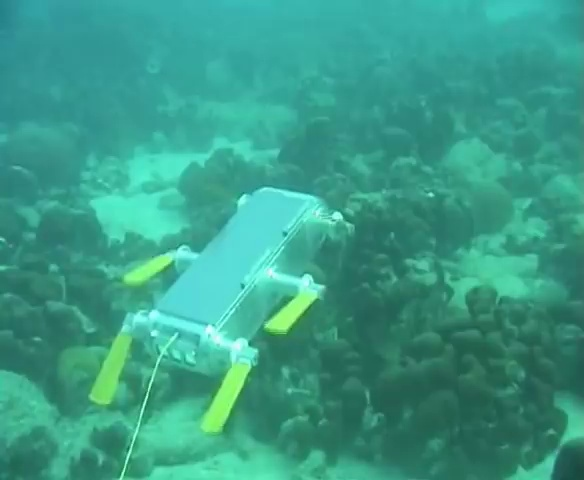
#> input picture images/d_r_160_.jpg, 584 x 480 px; the run also reads 1 picture not shown here
$ jupyter execute supporting.ipynb
#> lines starting #> are read from the running program, lines starting #| are printed output that depends on the picture
#> further down, image is the input picture: shape (480, 584, 3); mean B, G, R 135.4, 156.3, 56.8
#> `image=cv2.cvtColor(image,cv2.COLOR_BGR2HSV)`: image: shape (480, 584, 3); mean H, S, V 83.6, 163.2, 156.3
[cell 1]
import numpy as np
from matplotlib import pyplot as plt
import pandas as pd
import cv2

[cell 2]
def clahe(image, clip_limit, tile_size):
  # Convert the image to float32 and normalize it to [0, 1]
#> called with clip_limit = 5, tile_size = 584
  image = image.astype(np.float32) / 255.0
#> image: shape (480, 584) float32

  # Get the shape and size of the image
  height, width = image.shape
#> height = 480; width = 584
  image_size = height * width
#> image_size = 280320

  # Compute the number of tiles in each dimension
  num_tiles_x = int(np.ceil(width / tile_size))
#> num_tiles_x = 1
  num_tiles_y = int(np.ceil(height / tile_size))
#> num_tiles_y = 1

  # Pad the image if necessary to make it divisible by the tile size
  pad_x = (num_tiles_x * tile_size) - width
#> pad_x = 0
  pad_y = (num_tiles_y * tile_size) - height
#> pad_y = 104
  image = np.pad(image, ((0, pad_y), (0, pad_x)), mode="reflect")
#> image: shape (584, 584) float32

  # Create an empty array for the output image
  output = np.zeros_like(image)

  # Loop over the tiles
  for i in range(num_tiles_x):
    for j in range(num_tiles_y):
      # Get the coordinates of the current tile
      x1 = i * tile_size
      x2 = (i + 1) * tile_size
      y1 = j * tile_size
      y2 = (j + 1) * tile_size

      # Get the tile data
      tile = image[y1:y2, x1:x2]

      # Compute the histogram and the cumulative distribution function of the tile
      hist, bins = np.histogram(tile.flatten(), bins=256, range=(0, 1))
      cdf = hist.cumsum()
      cdf = cdf / cdf[-1] # Normalize the cdf to [0, 1]

      # Apply the clip limit to the histogram
      clip_value = clip_limit * hist.max()
      excess = hist - clip_value
      excess = excess[excess > 0].sum()

      # Redistribute the excess pixels uniformly
      hist = np.clip(hist, 0, clip_value)
      step = excess / 256
      hist = hist + step

      # Recompute the cdf after clipping
      cdf = hist.cumsum()
      cdf = cdf / cdf[-1]

      # Interpolate the cdf values for the tile pixels
      tile = np.interp(tile.flatten(), bins[:-1], cdf)

      # Reshape the tile and store it in the output image
      tile = tile.reshape((tile_size, tile_size))
      output[y1:y2, x1:x2] = tile
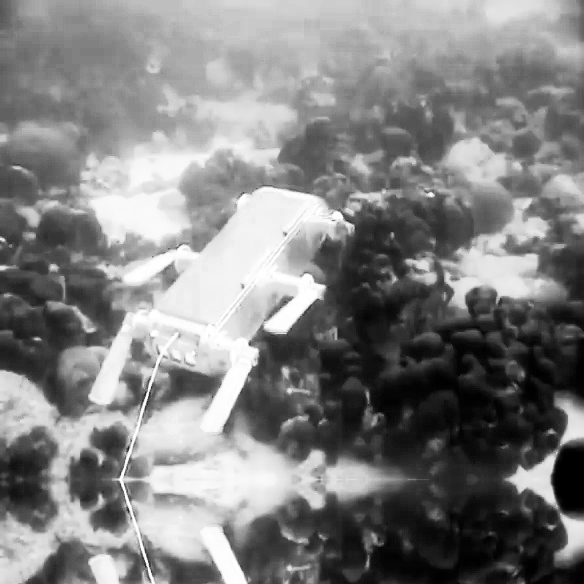
#> output: shape (584, 584) float32; min 2.36e-05, max 1, mean 0.509

  # Crop the output image to the original size
  output = output[:height, :width]
#> output: shape (480, 584) float32

  # Convert the output image to uint8 and scale it to [0, 255]
  output = (output * 255).astype(np.uint8)

  # Return the output image
  return output

[cell 3]
# [11 lines left out: function clip_histogram, not called in this run]

[cell 4]
# [7 lines left out: function compute_cumulative_histogram, not called in this run]

[cell 5]
# [30 lines left out: function adaptive_histogram_equalization, not called in this run]

[cell 6]
# Example usage:
# Load an image
image =cv2.imread('../images/d_r_160_.jpg')
image=cv2.cvtColor(image,cv2.COLOR_BGR2HSV)
h,s,v=cv2.split(image)

# Apply adaptive histogram equalization
result_image = clahe(v,clip_limit=5,tile_size=v.shape[1])
corrected_image=cv2.merge([h,s,result_image])
#> corrected_image: shape (480, 584, 3); mean H, S, V 83.6, 163.2, 134.7

# Display the original and equalized images
# cv2.imshow('Original Image', image)
plt.imshow(cv2.cvtColor(image,cv2.COLOR_HSV2RGB))
plt.show()
# cv2.imshow('Equalized Image', result_image)
plt.imshow(cv2.cvtColor(corrected_image,cv2.COLOR_HSV2RGB))
plt.show()
# cv2.waitKey(0)
# cv2.destroyAllWindows()

[cell 7]
image=cv2.imread('../images/d_r_160_.jpg')
img=cv2.cvtColor(image,cv2.COLOR_BGR2HSV)
h,s,v=cv2.split(img)
mask=cv2.createCLAHE(5,[10,10])
v=mask.apply(v)
img=cv2.merge([h,s,v])
#> img: shape (480, 584, 3); mean H, S, V 83.6, 163.2, 134.3
img=cv2.cvtColor(img,cv2.COLOR_HSV2BGR)
cv2.imshow('image',img)
cv2.waitKey(0)
cv2.destroyAllWindows()

[cell 8]
arr=np.random.randint(0,255,size=5000)

[cell 9]
hist,bins=np.histogram(arr,bins=255)

[cell 10]
plt.bar(np.arange(255),hist)
plt.show()
#> figure, not shown here; tallest bar 34 high, from x = 110.6 to 111.4

[cell 11]
pdf=hist/hist.sum()

[cell 12]
cdf=pdf.cumsum()

[cell 13]
adjusted=cdf*255

[cell 14]
adjusted=np.round(adjusted)
print(adjusted)

[cell 15]
arr_adjusted=np.interp(arr,bins[:-1],adjusted)

[cell 16]
hist2,bins2=np.histogram(arr_adjusted.astype(np.uint8))

[cell 17]
plt.bar(range(len(hist2)),hist2)
plt.show()
#> figure, not shown here; tallest bar 533 high, from x = 6.6 to 7.4

[cell 18]
tan_arr=np.tan(arr)

[cell 19]
tan_hist,tan_bins=np.histogram(tan_arr,bins=255)

[cell 20]
plt.bar(tan_bins[:-1],tan_hist)
plt.show()
#> figure, not shown here; tallest bar 1431 high, from x = -1.13 to -0.328

[cell 21]
import numpy as np
import matplotlib.pyplot as plt
from skimage import exposure,io,color

# Sample input image
I = io.imread("../images/test1.jpg")
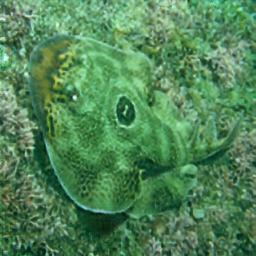
#> input picture images/test1.jpg, 256 x 256 px
#> I is the input picture: shape (256, 256, 3); mean R, G, B 80.5, 133.3, 87.5
img=color.rgb2hsv(I)
#> img: shape (256, 256, 3) float64; mean of channels 0, 1, 2 0.354, 0.435, 0.523
h,s,v=img[:,:,0],img[:,:,1],img[:,:,2]
#> h: shape (256, 256) float64
#> s: shape (256, 256) float64
#> v: shape (256, 256) float64

# 1. Apply arctangent
I_atan = np.arctan(v)
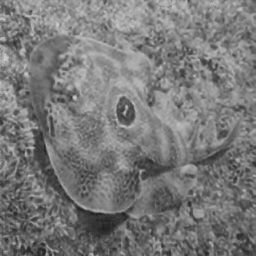
#> I_atan: shape (256, 256) float64; min 0.121, max 0.785, mean 0.475

# 2. Calculate weighted histogram
hist, bins = np.histogram(I_atan.flatten(), bins=256, density=True)
#> hist = 256 values, max 4.07 at index 128, min 0 at index 3, mean 1.51; bins = 257 values from 0.121 to 0.785
cdf = hist.cumsum() # cdf
#> cdf = 256 values from 0.00588 to 385.3
cdf /= cdf[-1] # normalize cdf
#> cdf = 256 values from 1.53e-05 to 1

# 3. Define desired CDF for mapping
t = np.linspace(15,230,230-15)
st = np.arctan(t-15)
cdf_desired = st.cumsum()/st.sum()

# 4. Use histogram equalization to match CDFs
I_enhanced = exposure.equalize_hist(I_atan, cdf_desired)
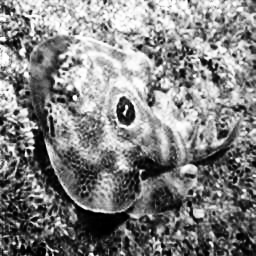
#> I_enhanced: shape (256, 256) float64; min 1.93e-05, max 1, mean 0.506

# Display results
fig, (ax1, ax2) = plt.subplots(1, 2)
ax1.imshow(I, cmap='gray')
ax2.imshow(I_enhanced, cmap='gray')
ax1.set_title('Input Image')
ax2.set_title('Enhanced Image')
plt.show()
enhanced_image=np.zeros(shape=I.shape)
enhanced_image[:,:,0],enhanced_image[:,:,1],enhanced_image[:,:,2]=h,s,I_enhanced
enhanced_image=color.hsv2rgb(enhanced_image)
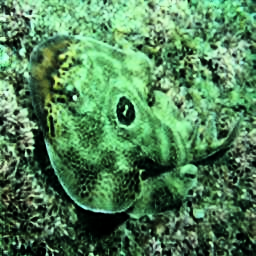
#> enhanced_image: shape (256, 256, 3) float64; mean R, G, B 0.317, 0.506, 0.339
plt.imshow(enhanced_image)
plt.show()

[cell 22]
from skimage import filters,io

[cell 23]
img=io.imread('../images/test1.jpg')

[cell 24]
plt.imshow(img)
plt.show()

[cell 25]
sobel=filters.sobel(img)
plt.imshow(sobel)

[cell 26]
img.shape,sobel.shape
#> Out = ((256, 256, 3), (256, 256, 3))

[cell 27]
R=img[:,:,0]
s_r=filters.sobel(R)
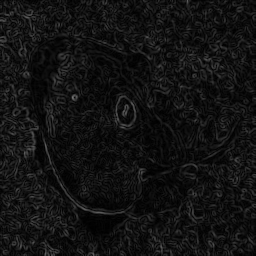
#> s_r: shape (256, 256) float64; min 0, max 0.453, mean 0.0716
plt.imshow(s_r)

[cell 28]
# [18 lines left out: function calculate_uicm, not called in this run]

[cell 29]
R,G,B=img[:,:,0],img[:,:,1],img[:,:,2]
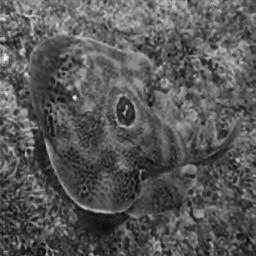
#> B: shape (256, 256); min 1, max 251, mean 87.5
RG=(R-G)
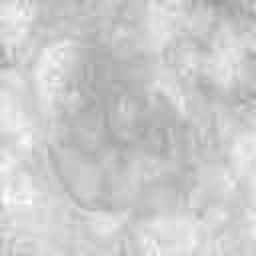
#> RG: shape (256, 256); min 151, max 255, mean 203.2
YB=(0.5*(R+G)-B)
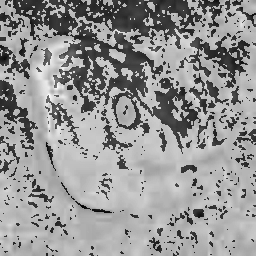
#> YB: shape (256, 256) float64; min -156.5, max 81.5, mean -16.5; drawn with min black and max white
rows,cols=img.shape[0],img.shape[1]
#> rows = 256; cols = 256
K=rows*cols

[cell 30]
RG=RG.flatten()

[cell 31]
np.sort(RG)

[cell 32]
RG=RG.sort()

[cell 33]
print(RG)
#| None

[cell 34]
np.ceil(0.1*K).astype(int)

[cell 35]
x=np.array([1,2,3,4,5,6,7,8,np.nan,9,10,11,12,13,14,15,16,17,18,19,20])

[cell 36]
print(x)

[cell 37]
np.clip(x,0,10)

[cell 38]
import numpy as np

# Create a NumPy array with NaN values
arr = np.array([1, 2, np.nan, 4, np.nan])

# Replace NaN values with 0
arr_replaced = np.nan_to_num(arr, nan=255)

print(arr_replaced)

[cell 39]
import numpy as np

# Create a sample array
arr = np.array([1, 2, 0, 4, 0, 6, 0])

# Replace 0 values with a new value
new_value = 10
arr = np.where(arr == 0, new_value, arr)

print(arr)

[cell 40]
def count_edges(image, threshold1=100, threshold2=200):
    # Detect edges in the image using the Canny edge detector
    image=cv2.cvtColor(image,cv2.COLOR_BGR2GRAY)
    edges = cv2.Canny(image, threshold1=threshold1, threshold2=threshold2)
    num_edges = cv2.countNonZero(edges)
    return num_edges

[cell 41]
test1=[{'UCIQE': 34.93973084112976, 'UIQM': 1.3434524334343814, 'UIConM': -0.17917221868469824, 'UISM': 5.634690138222357, 'UICM': 11.351874790096485, 'CCF': 9.5278},
{'UCIQE': 28.69444779899385, 'UIQM': 1.0164243175449008, 'UIConM': -0.1896032495219515, 'UISM': 4.560673223368842, 'UICM': 12.324326691486352, 'CCF': 3.3443} ,
{'UCIQE': 27.42386763154391, 'UIQM': 1.0070790392229139, 'UIConM': -0.18644471488983072, 'UISM': 4.983893175854492, 'UICM': 7.160679912719654, 'CCF': 2.9163},
{'UCIQE': 31.121986578142835, 'UIQM': 1.5356004633909257, 'UIConM': -0.13788276678815237, 'UISM': 5.548128245309055, 'UICM': 13.837249952086626, 'CCF': 8.2847},
{'UCIQE': 40.455614651062426, 'UIQM': 1.0599940915910642, 'UIConM': -0.1276492701836105, 'UISM': 4.566192983279091, 'UICM': 5.9567992665323155, 'CCF': 2.9447},
{'UCIQE': 15.051278161070874, 'UIQM': 0.6487016314413543, 'UIConM': -0.13525254215824134, 'UISM': 4.433076516943146, 'UICM': -6.2701223416168945, 'CCF': 2.2326},
{'UCIQE': 32.71226938060928, 'UIQM': 1.5696655177498502, 'UIConM': -0.15005173742952138, 'UISM': 5.67063074067684, 'UICM': 15.305256626232177, 'CCF': 5.7699},
{'UCIQE': 35.16369714336984, 'UIQM': 1.044748101620299, 'UIConM': -0.18910959201457445, 'UISM': 4.728803089507266, 'UICM': 11.505534525479135, 'CCF': 3.4144},
{'UCIQE': 32.67623432503775, 'UIQM': 1.5745673984148145, 'UIConM': -0.14279487569751836, 'UISM': 5.650876575306818, 'UICM': 14.76588882298044, 'CCF': 7.9874},
{'UCIQE': 32.252530181440335, 'UIQM': 0.7440154039325886, 'UIConM': -0.12719044975642646, 'UISM': 2.511980042288331, 'UICM': 16.204670654574326, 'CCF': 7.3586},
{'UCIQE': 38.559437369725146, 'UIQM': 0.8477321652993893, 'UIConM': -0.18961652532516382, 'UISM': 4.312919346515606, 'UICM': 8.93840586058117, 'CCF': 3.3787}]

[cell 42]
test10=[{'UCIQE': 32.78751279360318, 'UIQM': 1.3284969652492535, 'UIConM': -0.1767105480266764, 'UISM': 5.778051228188644, 'UICM': 9.008214890954726, 'CCF': 10.3650},
{'UCIQE': 27.44296224239993, 'UIQM': 1.0955599937042626, 'UIConM': -0.1839681856788502, 'UISM': 4.854556820299293, 'UICM': 11.338681522250871, 'CCF': 2.9986},
{'UCIQE': 27.13359300095187, 'UIQM': 1.0860769077224113, 'UIConM': -0.18003809107881352, 'UISM': 5.176303834443255, 'UICM': 7.134913916503551, 'CCF': 2.8592},
{'UCIQE': 31.89856871126751, 'UIQM': 1.5181359453826764, 'UIConM': -0.14790588668779492, 'UISM': 5.901089748993329, 'UICM': 10.79262621205033, 'CCF': 9.7171} ,
{'UCIQE': 34.65186063190625, 'UIQM': 1.1803303755065437, 'UIConM': -0.181591481368514, 'UISM': 5.50300821007165, 'UICM': 7.253052284015375, 'CCF': 2.9785},
{'UCIQE': 9.26897818803349, 'UIQM': 0.6702568557796998, 'UIConM': -0.11841361825850072, 'UISM': 4.320495628502202, 'UICM': -6.461748012673143, 'CCF': 2.1368},
{'UCIQE': 30.097515266004915, 'UIQM': 1.359581429973162, 'UIConM': -0.1886005554915755, 'UISM': 5.272329002841185, 'UICM': 16.913696506496102, 'CCF': 3.0221},
{'UCIQE': 32.92365500678849, 'UIQM': 1.0572461943030287, 'UIConM': -0.18317893763355642, 'UISM': 4.949969411222181, 'UICM': 8.88084691100613, 'CCF': 3.0544},
{'UCIQE': 31.565763834840745, 'UIQM': 1.4448518269104704, 'UIConM': -0.17187451465656522, 'UISM': 5.435058751336168, 'UICM': 16.112834393351694, 'CCF': 7.9157},
{'UCIQE': 30.429425987893314, 'UIQM': 0.8415167410741171, 'UIConM': -0.12246772728462929, 'UISM': 2.9248103312132456, 'UICM': 14.740394171190811, 'CCF': 9.3653},
{'UCIQE': 29.227409590536126, 'UIQM': 1.056761932991237, 'UIConM': -0.18391335924957275, 'UISM': 4.759621705682207, 'UICM': 10.950038178307754, 'CCF': 3.3748}]

[cell 43]
test11=[{'UCIQE': 34.62862829345593, 'UIQM': 0.8866418550746569, 'UIConM': -0.16256414219151338, 'UISM': 4.151482839531106, 'UICM': 8.578884756682234, 'CCF': 19.5889},
{'UCIQE': 29.20518305498552, 'UIQM': 0.6163839394301023, 'UIConM': -0.14954198481132153, 'UISM': 3.196359045877487, 'UICM': 7.345977711999936, 'CCF': 10.3330},
{'UCIQE': 27.423953248261352, 'UIQM': 0.7771392724199507, 'UIConM': -0.13875887980816515, 'UISM': 3.844736670690926, 'UICM': 4.88982824620755, 'CCF': 2.6583},
{'UCIQE': 37.103196405735886, 'UIQM': 1.0821397425518238, 'UIConM': -0.15737673831245047, 'UISM': 4.597310089220136, 'UICM': 10.185217223178077, 'CCF': 29.3227},
{'UCIQE': 36.229890496366124, 'UIQM': 0.7469739714371557, 'UIConM': -0.10694822205118726, 'UISM': 3.4590921801156775, 'UICM': 3.825391097468289, 'CCF': 10.3431},
{'UCIQE': 15.29949438248155, 'UIQM': 0.5458418921614323, 'UIConM': -0.1069666321054683, 'UISM': 3.591667603108531, 'UICM': -4.692898981199857, 'CCF': 2.3692},
{'UCIQE': 38.02059616210086, 'UIQM': 0.9494850862206542, 'UIConM': -0.14874375350291302, 'UISM': 4.017566809092292, 'UICM': 10.457487567186707, 'CCF': 22.5680},
{'UCIQE': 35.03539827141767, 'UIQM': 0.6734678294938183, 'UIConM': -0.14574097674744735, 'UISM': 3.227010367945797, 'UICM': 8.567353971793365, 'CCF': 9.8335},
{'UCIQE': 37.82114960825614, 'UIQM': 0.9652082761255488, 'UIConM': -0.12220449803362499, 'UISM': 3.785983788171712, 'UICM': 10.075354797803598, 'CCF': 36.6107},
{'UCIQE': 32.44344874720655, 'UIQM': 0.40176529534126026, 'UIConM': -0.11582769515803193, 'UISM': 1.8115167916484416, 'UICM': 9.962522881772589, 'CCF': 11.0054},
{'UCIQE': 28.65982195383562, 'UIQM': 0.5812355293202537, 'UIConM': -0.1495624107844833, 'UISM': 3.173873192545603, 'UICM': 6.337633434017733, 'CCF': 10.2031}]

[cell 44]
test12=[{'UCIQE': 32.81706946704319, 'UIQM': 0.9249292536018886, 'UIConM': -0.16427230571298423, 'UISM': 3.934621653543484, 'UICM': 12.424051557664194, 'CCF': 19.1519},
{'UCIQE': 30.579820662325773, 'UIQM': 0.6298455467035141, 'UIConM': -0.14408495498560114, 'UISM': 2.90291827182049, 'UICM': 10.20428087216111, 'CCF': 13.8956},
{'UCIQE': 27.423950299956388, 'UIQM': 0.718002756038441, 'UIConM': -0.1419082206780331, 'UISM': 3.3629638128378887, 'UICM': 8.237021400623556, 'CCF': 2.7005},
{'UCIQE': 36.04471792227053, 'UIQM': 0.911913837855924, 'UIConM': -0.16830038647594847, 'UISM': 4.116711342855066, 'UICM': 10.566430853839766, 'CCF': 23.7552},
{'UCIQE': 35.64779123809987, 'UIQM': 0.9466149894950435, 'UIConM': -0.11180840059728325, 'UISM': 3.7327927249496438, 'UICM': 8.654960016768813, 'CCF': 14.1383},
{'UCIQE': 14.999080072724771, 'UIQM': 0.43253566788599385, 'UIConM': -0.10438473536805759, 'UISM': 3.2419912690101897, 'UICM': -5.376510974868753, 'CCF': 2.3133},
{'UCIQE': 36.83023674560697, 'UIQM': 0.8266526043743647, 'UIConM': -0.1473447294217749, 'UISM': 3.7125614044335182, 'UICM': 9.11825648038364, 'CCF': 15.3493} ,
{'UCIQE': 33.14241382214209, 'UIQM': 0.7358734875729692, 'UIConM': -0.14311670712777413, 'UISM': 3.005781659547429, 'UICM': 12.764231436260433, 'CCF': 13.5521},
{'UCIQE': 35.13721007514293, 'UIQM': 0.8305567855243493, 'UIConM': -0.1336597390784391, 'UISM': 3.6618146553160984, 'UICM': 8.05307031690244, 'CCF': 30.6543},
{'UCIQE': 29.602118456398845, 'UIQM': 0.39997081875850304, 'UIConM': -0.10987639282370765, 'UISM': 1.7883733221580214, 'UICM': 9.386710779710683, 'CCF': 14.5569},
{'UCIQE': 28.863106168837955, 'UIQM': 0.6222743992208708, 'UIConM': -0.14452523037834908, 'UISM': 2.8026013490345165, 'UICM': 11.042102022081185, 'CCF': 12.9443}]

[cell 45]
def plot_hists(arr,folder)->None:
    data=pd.DataFrame(arr)
    plt.bar(['clahe','grey_world','max_rgb','msr','msrcp','msrcr','processed','raw','ssr','wcid','white_balance'],data['UCIQE'],label='UCIQE',color=['red','blue','green','yellow','orange','purple','pink','black','brown','grey','cyan'])
    plt.xticks(rotation=90)
    plt.title('UCIQE')
    plt.savefig(f'D:/MSc Books/Sem 4/Project/underwater_image_enhancement/images/bar_charts/{folder}/UCIQE.png')
    plt.close()
    plt.bar(['clahe','grey_world','max_rgb','msr','msrcp','msrcr','processed','raw','ssr','wcid','white_balance'],data['UIQM'],label='UIQM',color=['red','blue','green','yellow','orange','purple','pink','black','brown','grey','cyan'])
    plt.xticks(rotation=90)
    plt.title('UIQM')
    plt.savefig(f'D:/MSc Books/Sem 4/Project/underwater_image_enhancement/images/bar_charts/{folder}/UIQM.png')
    plt.close()
    plt.bar(['clahe','grey_world','max_rgb','msr','msrcp','msrcr','processed','raw','ssr','wcid','white_balance'],data['UIConM'],label='UIConM',color=['red','blue','green','yellow','orange','purple','pink','black','brown','grey','cyan'])
    plt.xticks(rotation=90)
    plt.title('UIConM')
    plt.savefig(f'D:/MSc Books/Sem 4/Project/underwater_image_enhancement/images/bar_charts/{folder}/UIConM.png')
    plt.close()
    plt.bar(['clahe','grey_world','max_rgb','msr','msrcp','msrcr','processed','raw','ssr','wcid','white_balance'],data['UISM'],label='UISM',color=['red','blue','green','yellow','orange','purple','pink','black','brown','grey','cyan'])
    plt.xticks(rotation=90)
    plt.title('UISM')
    plt.savefig(f'D:/MSc Books/Sem 4/Project/underwater_image_enhancement/images/bar_charts/{folder}/UISM.png')
    plt.close()
    plt.bar(['clahe','grey_world','max_rgb','msr','msrcp','msrcr','processed','raw','ssr','wcid','white_balance'],data['UICM'],label='UICM',color=['red','blue','green','yellow','orange','purple','pink','black','brown','grey','cyan'])
    plt.xticks(rotation=90)
    plt.title('UICM')
    plt.savefig(f'D:/MSc Books/Sem 4/Project/underwater_image_enhancement/images/bar_charts/{folder}/UICM.png')
    plt.close()
    plt.bar(['clahe','grey_world','max_rgb','msr','msrcp','msrcr','processed','raw','ssr','wcid','white_balance'],data['CCF'],label='CCF',color=['red','blue','green','yellow','orange','purple','pink','black','brown','grey','cyan'])
    plt.xticks(rotation=90)
    plt.title('CCF')
    plt.savefig(f'D:/MSc Books/Sem 4/Project/underwater_image_enhancement/images/bar_charts/{folder}/CCF.png')
    plt.close()

[cell 46]
arrs=[test1,test10,test11,test12]
folders=['test1','test10','test11','test12']
for i in range(len(arrs)):
    plot_hists(arrs[i],folders[i])
#> this loop made 4 passes
#> pass 2, in plot_hists (call 2), `plt.savefig(f'D:/MSc Books/Sem 4/Project/underwater_image_enhancement/..`:
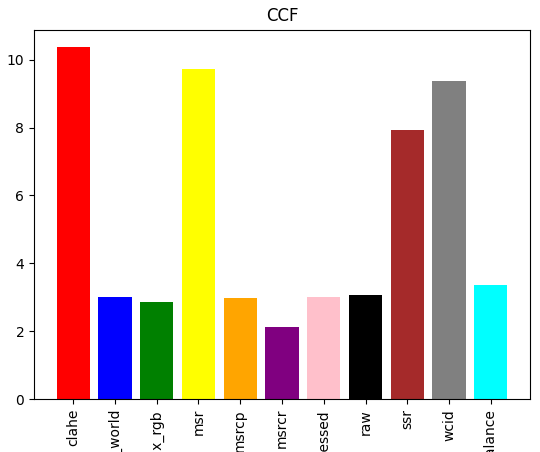
#> figure drawn by matplotlib, 1 panel; tallest bar 10.37 high, from x = -0.4 to 0.4

[cell 47]
files=['test1.png','test10.png','test11.png','test12.png']
folders=['clahe','grey_world','max_rgb','msr','msrcp','msrcr','processed','raw','ssr','wcid','white_balance']
for i in range(len(files)):
    print(files[i])
    for folder in folders:
        img=cv2.imread(f'D:/MSc Books/Sem 4/Project/underwater_image_enhancement/images/{folder}/{files[i]}')
        num_edges=count_edges(img)
#> in count_edges, `num_edges = cv2.countNonZero(edges)`: num_edges = 38020
#> num_edges = 38020
        print(f'{folder}:{num_edges}')
#| clahe:38020
